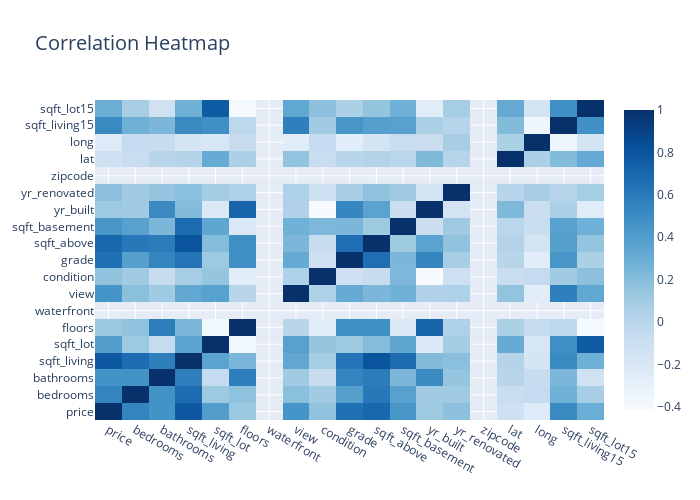

The notebook cell this image was saved under:
### Code cell
# Mapa de correlação
corr = df.corr()
corr.iplot(kind='heatmap',colorscale='Blues',hoverinfo='all',
           layout = go.Layout(title='Correlation Heatmap',titlefont=dict(size=20),autosize = False ,width = 700,height=500))

### Figure 1 — Plotly figure (JSON) as saved in the notebook; plotly's stock layout.template omitted (floating-point values rounded to 4 significant figures; data arrays with more than 128 entries replaced by an {"elided": "..."} marker saying what was removed)
{"data": [{"colorscale": [[0, "rgb(247,251,255)"], [0.125, "rgb(222,235,247)"], [0.25, "rgb(198,219,239)"], [0.375, "rgb(158,202,225)"], [0.5, "rgb(107,174,214)"], [0.625, "rgb(66,146,198)"], [0.75, "rgb(33,113,181)"], [0.875, "rgb(8,81,156)"], [1, "rgb(8,48,107)"]], "type": "heatmap", "x": ["price", "bedrooms", "bathrooms", "sqft_living", "sqft_lot", "floors", "waterfront", "view", "condition", "grade", "sqft_above", "sqft_basement", "yr_built", "yr_renovated", "zipcode", "lat", "long", "sqft_living15", "sqft_lot15"], "y": ["price", "bedrooms", "bathrooms", "sqft_living", "sqft_lot", "floors", "waterfront", "view", "condition", "grade", "sqft_above", "sqft_basement", "yr_built", "yr_renovated", "zipcode", "lat", "long", "sqft_living15", "sqft_lot15"], "z": {"elided": "19x19 float values"}, "zmax": null, "zmin": null}], "layout": {"autosize": false, "height": 500, "title": {"font": {"size": 20}, "text": "Correlation Heatmap"}, "width": 700, "xaxis": {"autorange": true, "range": [-0.5, 18.5], "type": "category"}, "yaxis": {"autorange": true, "range": [-0.5, 18.5], "type": "category"}}}
